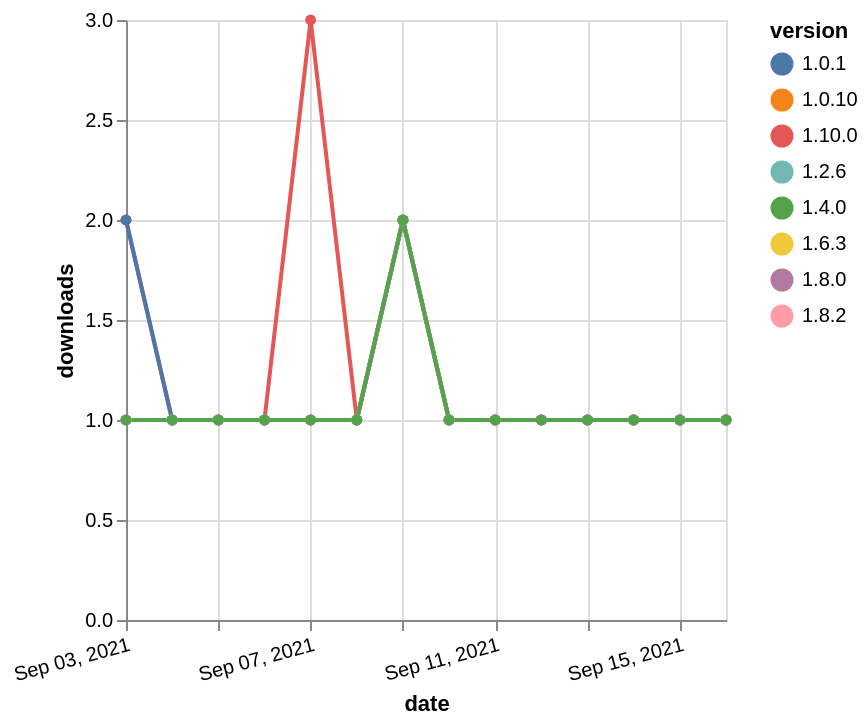

Write a Vega-Lite specification for this figure.
### Vega-Lite specification from a JSON file in a GitHub repository (floating-point values rounded to 4 significant figures)
{"$schema": "https://vega.github.io/schema/vega-lite/v5.json", "description": "A simple bar chart with embedded data.", "data": {"values": [{"date": "2021-09-03", "total": 160, "delta": 1, "version": "1.8.0"}, {"date": "2021-09-04", "total": 161, "delta": 1, "version": "1.8.0"}, {"date": "2021-09-05", "total": 162, "delta": 1, "version": "1.8.0"}, {"date": "2021-09-06", "total": 163, "delta": 1, "version": "1.8.0"}, {"date": "2021-09-07", "total": 164, "delta": 1, "version": "1.8.0"}, {"date": "2021-09-08", "total": 165, "delta": 1, "version": "1.8.0"}, {"date": "2021-09-09", "total": 167, "delta": 2, "version": "1.8.0"}, {"date": "2021-09-10", "total": 168, "delta": 1, "version": "1.8.0"}, {"date": "2021-09-11", "total": 169, "delta": 1, "version": "1.8.0"}, {"date": "2021-09-12", "total": 170, "delta": 1, "version": "1.8.0"}, {"date": "2021-09-13", "total": 171, "delta": 1, "version": "1.8.0"}, {"date": "2021-09-14", "total": 172, "delta": 1, "version": "1.8.0"}, {"date": "2021-09-15", "total": 173, "delta": 1, "version": "1.8.0"}, {"date": "2021-09-16", "total": 174, "delta": 1, "version": "1.8.0"}, {"date": "2021-09-03", "total": 255, "delta": 1, "version": "1.0.10"}, {"date": "2021-09-04", "total": 256, "delta": 1, "version": "1.0.10"}, {"date": "2021-09-05", "total": 257, "delta": 1, "version": "1.0.10"}, {"date": "2021-09-06", "total": 258, "delta": 1, "version": "1.0.10"}, {"date": "2021-09-07", "total": 259, "delta": 1, "version": "1.0.10"}, {"date": "2021-09-08", "total": 260, "delta": 1, "version": "1.0.10"}, {"date": "2021-09-09", "total": 262, "delta": 2, "version": "1.0.10"}, {"date": "2021-09-10", "total": 263, "delta": 1, "version": "1.0.10"}, {"date": "2021-09-11", "total": 264, "delta": 1, "version": "1.0.10"}, {"date": "2021-09-12", "total": 265, "delta": 1, "version": "1.0.10"}, {"date": "2021-09-13", "total": 266, "delta": 1, "version": "1.0.10"}, {"date": "2021-09-14", "total": 267, "delta": 1, "version": "1.0.10"}, {"date": "2021-09-15", "total": 268, "delta": 1, "version": "1.0.10"}, {"date": "2021-09-16", "total": 269, "delta": 1, "version": "1.0.10"}, {"date": "2021-09-03", "total": 126, "delta": 2, "version": "1.10.0"}, {"date": "2021-09-04", "total": 127, "delta": 1, "version": "1.10.0"}, {"date": "2021-09-05", "total": 128, "delta": 1, "version": "1.10.0"}, {"date": "2021-09-06", "total": 129, "delta": 1, "version": "1.10.0"}, {"date": "2021-09-07", "total": 132, "delta": 3, "version": "1.10.0"}, {"date": "2021-09-08", "total": 133, "delta": 1, "version": "1.10.0"}, {"date": "2021-09-09", "total": 135, "delta": 2, "version": "1.10.0"}, {"date": "2021-09-10", "total": 136, "delta": 1, "version": "1.10.0"}, {"date": "2021-09-11", "total": 137, "delta": 1, "version": "1.10.0"}, {"date": "2021-09-12", "total": 138, "delta": 1, "version": "1.10.0"}, {"date": "2021-09-13", "total": 139, "delta": 1, "version": "1.10.0"}, {"date": "2021-09-14", "total": 140, "delta": 1, "version": "1.10.0"}, {"date": "2021-09-15", "total": 141, "delta": 1, "version": "1.10.0"}, {"date": "2021-09-16", "total": 142, "delta": 1, "version": "1.10.0"}, {"date": "2021-09-03", "total": 179, "delta": 1, "version": "1.6.3"}, {"date": "2021-09-04", "total": 180, "delta": 1, "version": "1.6.3"}, {"date": "2021-09-05", "total": 181, "delta": 1, "version": "1.6.3"}, {"date": "2021-09-06", "total": 182, "delta": 1, "version": "1.6.3"}, {"date": "2021-09-07", "total": 183, "delta": 1, "version": "1.6.3"}, {"date": "2021-09-08", "total": 184, "delta": 1, "version": "1.6.3"}, {"date": "2021-09-09", "total": 186, "delta": 2, "version": "1.6.3"}, {"date": "2021-09-10", "total": 187, "delta": 1, "version": "1.6.3"}, {"date": "2021-09-11", "total": 188, "delta": 1, "version": "1.6.3"}, {"date": "2021-09-12", "total": 189, "delta": 1, "version": "1.6.3"}, {"date": "2021-09-13", "total": 190, "delta": 1, "version": "1.6.3"}, {"date": "2021-09-14", "total": 191, "delta": 1, "version": "1.6.3"}, {"date": "2021-09-15", "total": 192, "delta": 1, "version": "1.6.3"}, {"date": "2021-09-16", "total": 193, "delta": 1, "version": "1.6.3"}, {"date": "2021-09-03", "total": 259, "delta": 2, "version": "1.0.1"}, {"date": "2021-09-04", "total": 260, "delta": 1, "version": "1.0.1"}, {"date": "2021-09-05", "total": 261, "delta": 1, "version": "1.0.1"}, {"date": "2021-09-06", "total": 262, "delta": 1, "version": "1.0.1"}, {"date": "2021-09-07", "total": 263, "delta": 1, "version": "1.0.1"}, {"date": "2021-09-08", "total": 264, "delta": 1, "version": "1.0.1"}, {"date": "2021-09-09", "total": 266, "delta": 2, "version": "1.0.1"}, {"date": "2021-09-10", "total": 267, "delta": 1, "version": "1.0.1"}, {"date": "2021-09-11", "total": 268, "delta": 1, "version": "1.0.1"}, {"date": "2021-09-12", "total": 269, "delta": 1, "version": "1.0.1"}, {"date": "2021-09-13", "total": 270, "delta": 1, "version": "1.0.1"}, {"date": "2021-09-14", "total": 271, "delta": 1, "version": "1.0.1"}, {"date": "2021-09-15", "total": 272, "delta": 1, "version": "1.0.1"}, {"date": "2021-09-16", "total": 273, "delta": 1, "version": "1.0.1"}, {"date": "2021-09-03", "total": 141, "delta": 1, "version": "1.8.2"}, {"date": "2021-09-04", "total": 142, "delta": 1, "version": "1.8.2"}, {"date": "2021-09-05", "total": 143, "delta": 1, "version": "1.8.2"}, {"date": "2021-09-06", "total": 144, "delta": 1, "version": "1.8.2"}, {"date": "2021-09-07", "total": 145, "delta": 1, "version": "1.8.2"}, {"date": "2021-09-08", "total": 146, "delta": 1, "version": "1.8.2"}, {"date": "2021-09-09", "total": 148, "delta": 2, "version": "1.8.2"}, {"date": "2021-09-10", "total": 149, "delta": 1, "version": "1.8.2"}, {"date": "2021-09-11", "total": 150, "delta": 1, "version": "1.8.2"}, {"date": "2021-09-12", "total": 151, "delta": 1, "version": "1.8.2"}, {"date": "2021-09-13", "total": 152, "delta": 1, "version": "1.8.2"}, {"date": "2021-09-14", "total": 153, "delta": 1, "version": "1.8.2"}, {"date": "2021-09-15", "total": 154, "delta": 1, "version": "1.8.2"}, {"date": "2021-09-16", "total": 155, "delta": 1, "version": "1.8.2"}, {"date": "2021-09-03", "total": 203, "delta": 1, "version": "1.2.6"}, {"date": "2021-09-04", "total": 204, "delta": 1, "version": "1.2.6"}, {"date": "2021-09-05", "total": 205, "delta": 1, "version": "1.2.6"}, {"date": "2021-09-06", "total": 206, "delta": 1, "version": "1.2.6"}, {"date": "2021-09-07", "total": 207, "delta": 1, "version": "1.2.6"}, {"date": "2021-09-08", "total": 208, "delta": 1, "version": "1.2.6"}, {"date": "2021-09-09", "total": 210, "delta": 2, "version": "1.2.6"}, {"date": "2021-09-10", "total": 211, "delta": 1, "version": "1.2.6"}, {"date": "2021-09-11", "total": 212, "delta": 1, "version": "1.2.6"}, {"date": "2021-09-12", "total": 213, "delta": 1, "version": "1.2.6"}, {"date": "2021-09-13", "total": 214, "delta": 1, "version": "1.2.6"}, {"date": "2021-09-14", "total": 215, "delta": 1, "version": "1.2.6"}, {"date": "2021-09-15", "total": 216, "delta": 1, "version": "1.2.6"}, {"date": "2021-09-16", "total": 217, "delta": 1, "version": "1.2.6"}, {"date": "2021-09-03", "total": 198, "delta": 1, "version": "1.4.0"}, {"date": "2021-09-04", "total": 199, "delta": 1, "version": "1.4.0"}, {"date": "2021-09-05", "total": 200, "delta": 1, "version": "1.4.0"}, {"date": "2021-09-06", "total": 201, "delta": 1, "version": "1.4.0"}, {"date": "2021-09-07", "total": 202, "delta": 1, "version": "1.4.0"}, {"date": "2021-09-08", "total": 203, "delta": 1, "version": "1.4.0"}, {"date": "2021-09-09", "total": 205, "delta": 2, "version": "1.4.0"}, {"date": "2021-09-10", "total": 206, "delta": 1, "version": "1.4.0"}, {"date": "2021-09-11", "total": 207, "delta": 1, "version": "1.4.0"}, {"date": "2021-09-12", "total": 208, "delta": 1, "version": "1.4.0"}, {"date": "2021-09-13", "total": 209, "delta": 1, "version": "1.4.0"}, {"date": "2021-09-14", "total": 210, "delta": 1, "version": "1.4.0"}, {"date": "2021-09-15", "total": 211, "delta": 1, "version": "1.4.0"}, {"date": "2021-09-16", "total": 212, "delta": 1, "version": "1.4.0"}]}, "width": "container", "mark": {"type": "line", "point": {"filled": true}}, "encoding": {"x": {"field": "date", "type": "temporal", "timeUnit": "yearmonthdate", "title": "date", "axis": {"labelAngle": -15}}, "y": {"field": "delta", "type": "quantitative", "title": "downloads"}, "color": {"field": "version", "type": "nominal"}, "tooltip": {"field": "delta"}}}
